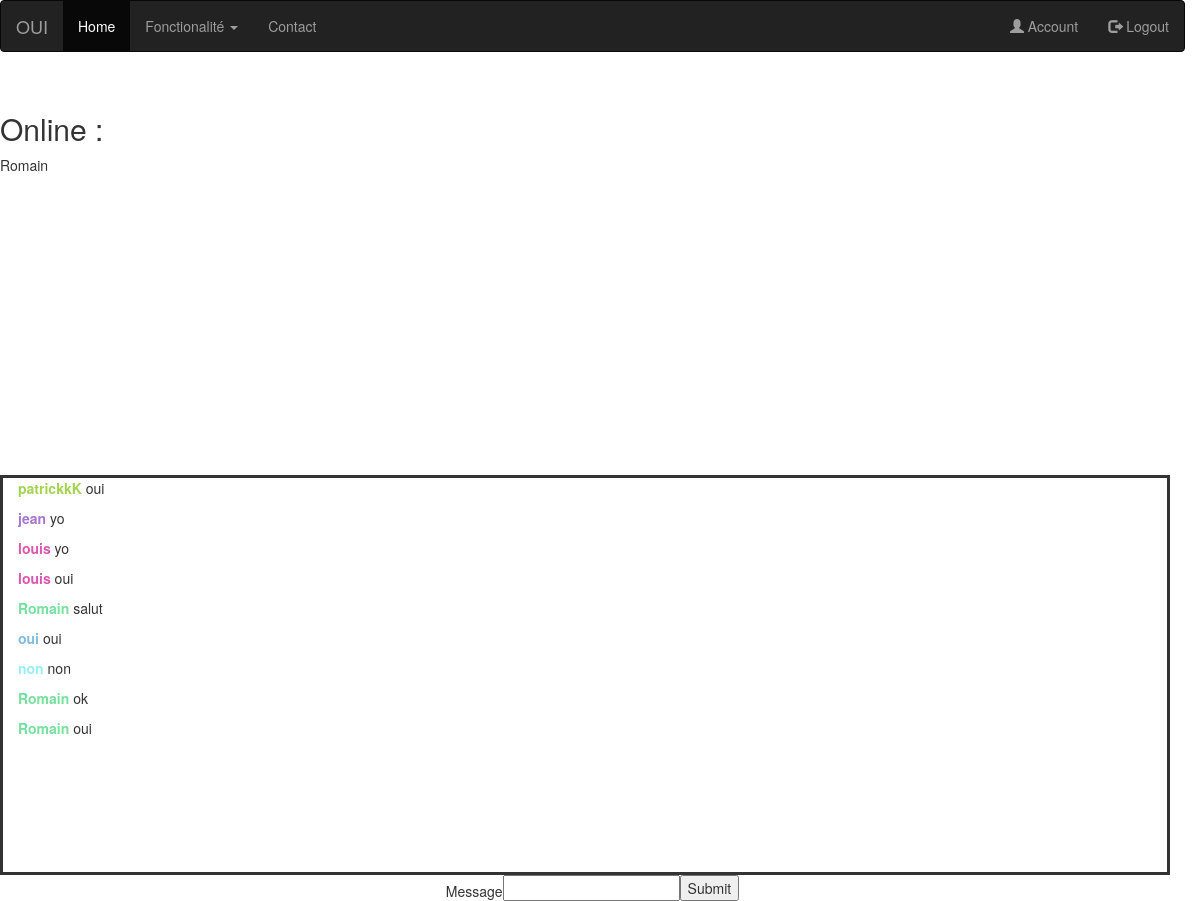
Page /tp_mini_chat/tchat/tchat.php (signed in) on the committed database.
### tables this page shows
CREATE TABLE `message` (
  `idmessage` int(11) NOT NULL,
  `pseudo` int(11) NOT NULL,
  `message` varchar(30) NOT NULL,
  `created_at` timestamp NOT NULL DEFAULT current_timestamp()
);

### tp_mini_chat/tchat/message.php (the view, shortened to what this page needs)
<?php
require_once '../pdo.php';
   $reponse = $pdo->query(
       'SELECT message.*, login.pseudo, login.id, login.color
       FROM message, login
       WHERE message.pseudo = login.id
       ORDER BY message.created_at Asc
       ');
   while ($donnees = $reponse->fetch())
   {
   echo '<p><strong><span style="color:'.$donnees['color'].';">' . htmlspecialchars($donnees['pseudo']) .
   '</span></strong> ' . htmlspecialchars($donnees['message']) . '</p>';
   }
   ?>

### tp_mini_chat/tchat/tchatcss.css (style rules this page uses)
body { margin: 15px; }
p { text-align: left; }

### rows in the picture
message: pseudo.pseudo "patrickkK", message "oui"
message: pseudo.pseudo "jean", message "yo"
message: pseudo.pseudo "louis", message "yo"
message: pseudo.pseudo "louis", message "oui"
message: pseudo.pseudo "Romain", message "salut"
message: pseudo.pseudo "oui", message "oui"
message: pseudo.pseudo "non", message "non"
message: pseudo.pseudo "Romain", message "ok"
message: pseudo.pseudo "Romain", message "oui"

### other values in the picture
$_SESSION['pseudo'] "Romain"
